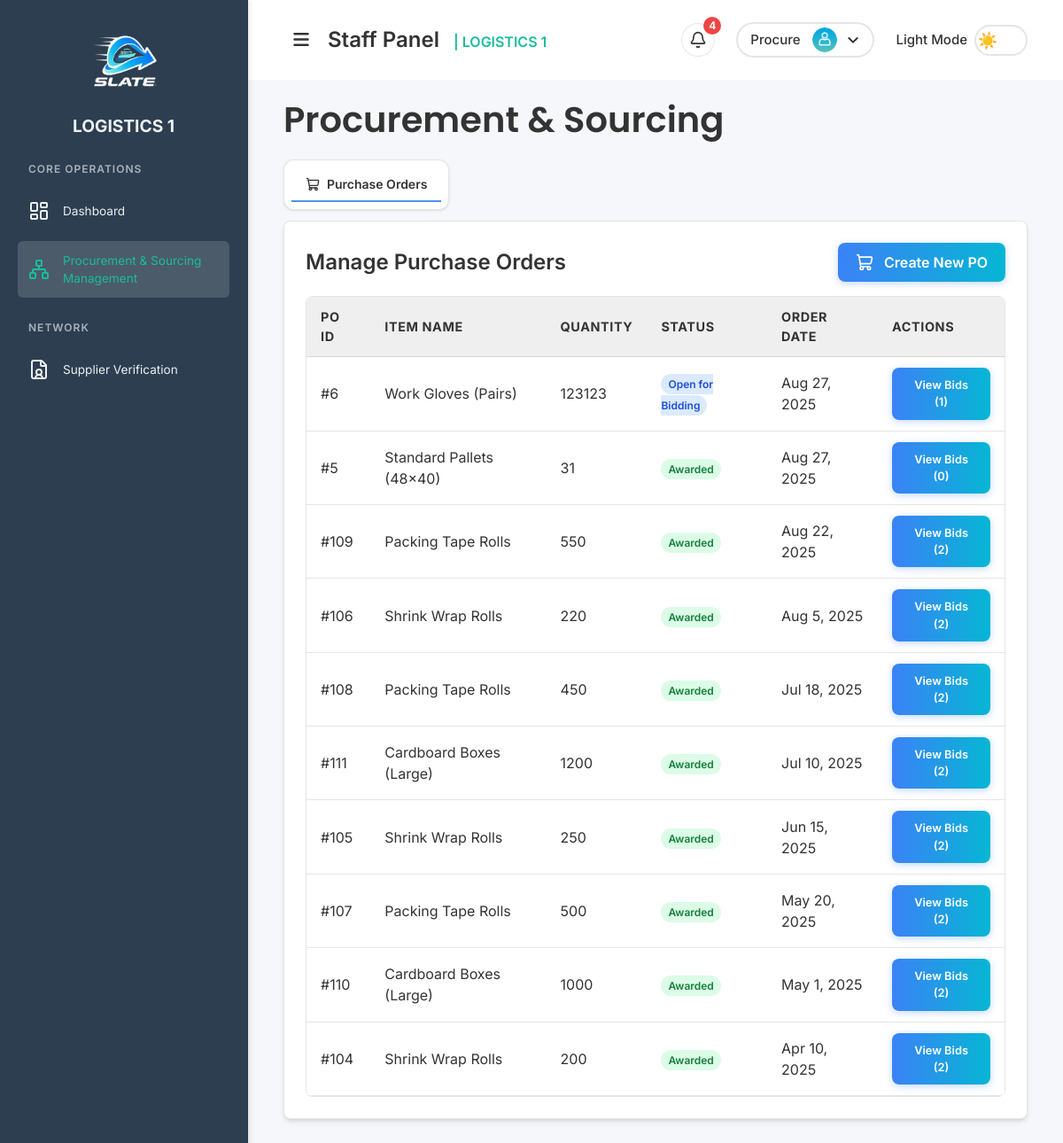
The page /pages/procurement_sourcing.php (signed in) on the database its author committed.
### tables this page shows
CREATE TABLE `purchase_orders` (
  `id` int NOT NULL,
  `supplier_id` int DEFAULT NULL,
  `item_name` varchar(255) NOT NULL,
  `quantity` int NOT NULL,
  `status` varchar(50) DEFAULT 'Pending',
  `order_date` timestamp NULL DEFAULT CURRENT_TIMESTAMP,
  `ends_at` datetime DEFAULT NULL,
  `awarded_to_supplier_id` int DEFAULT NULL,
  `awarded_at` timestamp NULL DEFAULT NULL
);

### includes/functions/purchase_order.php (called while the page is built, shortened)
<?php
function getRecentPurchaseOrders($limit = 50) {
    $conn = getDbConnection();
    $sql = "SELECT po.*, s.supplier_name
            FROM purchase_orders po
            LEFT JOIN suppliers s ON po.awarded_to_supplier_id = s.id
            ORDER BY po.order_date DESC
            LIMIT ?";
    $stmt = $conn->prepare($sql);
    $stmt->bind_param("i", $limit);
    $stmt->execute();
    $result = $stmt->get_result();
    $orders = $result ? $result->fetch_all(MYSQLI_ASSOC) : [];
    return $orders;
}
?>

### includes/functions/bids.php (called while the page is built, shortened)
<?php
function getBidsForPO($po_id) {
    $conn = getDbConnection();
    $stmt = $conn->prepare(
        "SELECT b.*, s.supplier_name
         FROM bids b
         JOIN suppliers s ON b.supplier_id = s.id
         WHERE b.po_id = ?
         ORDER BY b.bid_amount ASC"
    );
    $stmt->bind_param("i", $po_id);
    $stmt->execute();
    $result = $stmt->get_result();
    $bids = $result ? $result->fetch_all(MYSQLI_ASSOC) : [];
    return $bids;
}
?>

### pages/procurement_sourcing.php (the view, shortened to what this page needs)
<?php
require_once '../includes/functions/purchase_order.php';
require_once '../includes/functions/bids.php';
$purchaseOrders = getRecentPurchaseOrders(50);
$bids_by_po = [];
foreach ($purchaseOrders as $po) {
    if ($po['status'] === 'Open for Bidding' || $po['status'] === 'Awarded') {
        $bids_by_po[$po['id']] = getBidsForPO($po['id']);
    }
}
?>
<!DOCTYPE html>
<html lang="en">
<head>
  <link rel="stylesheet" href="../assets/css/styles.css">
  <link rel="stylesheet" href="../assets/css/sidebar.css">
  <link rel="stylesheet" href="https://cdnjs.cloudflare.com/ajax/libs/font-awesome/6.7.2/css/all.min.css">
  <script src="https://cdn.tailwindcss.com"></script>
</head>
<body class="sidebar-active">
  <div class="sidebar" id="sidebar"> <?php include '../partials/sidebar.php'; ?> </div>
  <div class="main-content-wrapper" id="mainContentWrapper">
    <div class="content" id="mainContent">
      <?php include '../partials/header.php'; ?>
      <h1 class="font-semibold page-title">Procurement & Sourcing</h1>
       <div class="tabs-container mb-3">
        <div class="tabs-bar">
          <button class="tab-button active" data-tab="purchase-orders">
            <i data-lucide="shopping-cart" class="w-4 h-4 mr-2"></i>
            Purchase Orders
          </button>
        </div>
      </div>
      <div class="tab-content active" id="purchase-orders-tab">
        <div style="background: var(--card-bg); border: 1px solid var(--card-border);" class="p-6 rounded-lg shadow-md">
            <div class="flex justify-between items-center mb-4">
                <h2 class="text-2xl font-semibold text-[var(--text-color)]">Manage Purchase Orders</h2>
                <button class="btn-primary" onclick="window.openModal(document.getElementById('createPOModal'))">
                    <i data-lucide="shopping-cart" class="w-5 h-5 sm:mr-2"></i>
                    <span class="hidden sm:inline">Create New PO</span>
                </button>
            </div>
            <div class="table-container">
              <table class="data-table">
                <thead>
                  <tr>
                    <th>PO ID</th>
                    <th>Item Name</th>
                    <th>Quantity</th>
                    <th>Status</th>
                    <th>Order Date</th>
                    <th>Actions</th>
                  </tr>
                </thead>
                <tbody>
                  <?php if (empty($purchaseOrders)): ?>
                    <tr><td colspan="6" class="table-empty">No purchase orders found.</td></tr>
                  <?php else: foreach ($purchaseOrders as $po): ?>
                      <tr>
                        <td>#<?php echo $po['id']; ?></td>
                        <td><?php echo htmlspecialchars($po['item_name']); ?></td>
                        <td><?php echo $po['quantity']; ?></td>
                        <td>
                            <span class="px-2 py-1 font-semibold leading-tight text-xs rounded-full
                                <?php if ($po['status'] === 'Pending') echo 'bg-yellow-100 text-yellow-700';
                                      elseif ($po['status'] === 'Open for Bidding') echo 'bg-blue-100 text-blue-700';
                                      elseif ($po['status'] === 'Awarded') echo 'bg-green-100 text-green-700';
                                      else echo 'bg-gray-100 text-gray-700'; ?>">
                                <?php echo htmlspecialchars($po['status']); ?>
                            </span>
                        </td>
                        <td><?php echo date("M j, Y", strtotime($po['order_date'])); ?></td>
                        <td>
                            <?php if ($po['status'] === 'Pending'): ?>
                                <form method="POST" class="form-no-margin">
                                    <input type="hidden" name="po_id" value="<?php echo $po['id']; ?>">
                                    <button type="submit" name="action" value="open_for_bidding" class="btn-primary btn-small">Open for Bidding</button>
                                </form>
                            <?php elseif ($po['status'] === 'Open for Bidding' || $po['status'] === 'Awarded'): ?>
                                <button class="btn-primary btn-small" onclick='openViewBidsModal(<?php echo $po["id"]; ?>, <?php echo json_encode($bids_by_po[$po["id"]] ?? []); ?>, "<?php echo $po["status"]; ?>")'>
                                    View Bids (<?php echo count($bids_by_po[$po['id']] ?? []); ?>)
                                </button>
                            <?php endif; ?>
                        </td>
                      </tr>
                  <?php endforeach; endif; ?>
                </tbody>
              </table>
            </div>
        </div>
      </div>
    </div>
  </div>
</body>
</html>

### assets/css/styles.css (style rules this page uses)
* { margin: 0; padding: 0; box-sizing: border-box; font-family: 'Inter', sans-serif; }
:root { --bg-color: #f5f7fa; --text-color: #333333; --primary-color: #1abc9c; --accent-color: #00c6ff; --danger-color: #e74c3c; --sidebar-bg: #2c3e50; --sidebar-text: #ecf0f1; --card-bg: #ffffff; --card-border: rgba(0, 0, 0, 0.1); --input-bg: #ffffff; --input-border: #ced4da; --input-text: #495057; --border-color: rgba(0, 0, 0, 0.1); --primary-btn-bg: linear-gradient(to right, #0072ff, #00c6ff); --primary-btn-hover-bg: linear-gradient(to right, #0052cc, #009ee3); --cancel-btn-bg: #e0e0e0; --scrollbar-thumb-hover-color: #556b7a; --subtitle-color: #464646; --description-color: #52555a; --close-btn-hover-bg: #f0f0f0; --placeholder-color: #939ca5; --dropdown-item-hover: rgba(0, 0, 0, 0.05); --icon-container-bg: #f3f4f6; --pagination-text: #6b7280; --pagination-text-hover: #2563eb; --pagination-bg-hover: #f3f4f6; --pagination-ellipsis: #9ca3af; --pagination-info: #6b7280; --scrollbar-track: #f1f1f1; --scrollbar-thumb: #c1c1c1; --scrollbar-thumb-hover: #a8a8a8; }
* { scrollbar-width: thin; scrollbar-color: var(--scrollbar-thumb) var(--scrollbar-track); }
body { height: 100vh; display: flex; background: var(--bg-color); color: var(--text-color); transition: background-color 0.5s ease, color 0.5s ease; }
.content { flex: 1; padding: 0 40px 40px 40px; }
.page-title { color: var(--text-color); font-family: 'Poppins', sans-serif; font-weight: 600; font-size: 2.5rem; margin-bottom: 15px; }
.hidden { display: none; }
.btn-small { padding: 5px 10px; font-size: 0.8em; }
.btn-primary { background: linear-gradient(to right, #3b82f6, #06b6d4); color: white; padding: 10px 20px; border-radius: 8px; border: none; cursor: pointer; font-weight: 600; transition: all 0.3s ease; box-shadow: 0 2px 8px rgba(59, 130, 246, 0.3); display: inline-flex; align-items: center; gap: 4px; }
.data-table { width: 100%; border-collapse: collapse; background: var(--card-bg); color: var(--text-color); }
.data-table thead tr { background-color: rgba(0, 0, 0, 0.03); border-bottom: 1px solid var(--card-border); font-size: 0.75rem; text-transform: uppercase; font-weight: 500; letter-spacing: 0.05em; }
.data-table th { padding: 12px 16px; font-size: 0.9rem !important; text-align: left; color: var(--text-color); }
.data-table td { padding: 12px 16px; border-bottom: 1px solid var(--card-border); color: var(--text-color); }
.data-table tbody tr { transition: background-color 0.2s ease; }
.table-container { overflow-x: auto; overflow-y: visible; border-radius: 8px; border: 1px solid var(--card-border); }
th { background-color: rgba(0, 0, 0, 0.03); color: var(--text-color); }
.tabs-container { display: flex; justify-content: flex-start; align-items: center; margin-bottom: 24px; }
.tabs-bar { display: inline-flex; align-items: center; gap: 4px; background: var(--card-bg); border: 1px solid var(--card-border); border-radius: 12px; box-shadow: 0 1px 3px rgba(0, 0, 0, 0.1); padding: 8px; }
.tab-button { display: flex; align-items: center; padding: 8px 16px; border: none; border-radius: 0; background: transparent; color: var(--text-color); font-size: 0.875rem; font-weight: 500; cursor: pointer; transition: all 0.2s ease; white-space: nowrap; opacity: 0.6; position: relative; border-bottom: 2px solid transparent; }
.tab-button.active { background: transparent; color: var(--text-color); opacity: 1; box-shadow: none; border-bottom: 2px solid #4d94eb; font-weight: 600; }
.tab-content { display: none; }
.tab-content.active { display: block; }

### assets/css/sidebar.css (style rules this page uses)
html.loaded body { visibility: visible !important; opacity: 1 !important; transition: opacity 0.2s ease-in-out; }
.main-content-wrapper { flex: 1; display: flex; flex-direction: column; overflow-y: auto; height: 100vh; margin-left: 280px; transition: margin-left 0.5s ease; }
.sidebar { width: 280px; min-width: 250px; background: var(--sidebar-bg); color: var(--sidebar-text); padding: 20px; transition: all 0.5s ease; transform: translateX(0); position: fixed; top: 0; left: 0; height: 100vh; overflow-y: auto; overflow-x: hidden; box-shadow: 2px 0 5px rgba(0,0,0,0.1); border-right: 1px solid var(--border-color); z-index: 200; }
html.loaded .sidebar { opacity: 1; visibility: visible; }

### rows shown on the page
purchase_orders: id "6", item_name "Work Gloves (Pairs)", quantity "123123", status "Open for Bidding", order_date "Aug 27, 2025", id "1"
purchase_orders: id "5", item_name "Standard Pallets (48x40)", quantity "31", status "Awarded", order_date "Aug 27, 2025", id "0"
purchase_orders: id "109", item_name "Packing Tape Rolls", quantity "550", status "Awarded", order_date "Aug 22, 2025", id "2"
purchase_orders: id "106", item_name "Shrink Wrap Rolls", quantity "220", status "Awarded", order_date "Aug 5, 2025", id "2"
purchase_orders: id "108", item_name "Packing Tape Rolls", quantity "450", status "Awarded", order_date "Jul 18, 2025", id "2"
purchase_orders: id "111", item_name "Cardboard Boxes (Large)", quantity "1200", status "Awarded", order_date "Jul 10, 2025", id "2"
purchase_orders: id "105", item_name "Shrink Wrap Rolls", quantity "250", status "Awarded", order_date "Jun 15, 2025", id "2"
purchase_orders: id "107", item_name "Packing Tape Rolls", quantity "500", status "Awarded", order_date "May 20, 2025", id "2"
purchase_orders: id "110", item_name "Cardboard Boxes (Large)", quantity "1000", status "Awarded", order_date "May 1, 2025", id "2"
purchase_orders: id "104", item_name "Shrink Wrap Rolls", quantity "200", status "Awarded", order_date "Apr 10, 2025", id "2"

### other values the page prints
$admin_notification_count "4"
$_SESSION['username'] "Procure"
